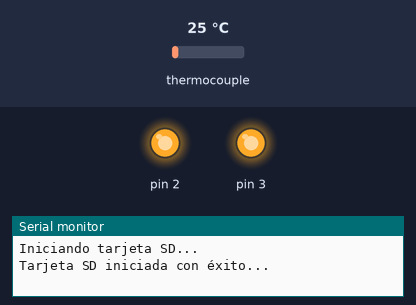
The sketch below on a simulated Arduino Uno, built with avr-gcc and run on an emulated ATmega328P. On the bench: output pins drawn as LEDs (lit = HIGH), the last lines printed to the serial monitor. The inputs (shaded band) are chosen by the test bench; at power-on: thermocouple 25 °C. The local clock reads 2024-03-15 10:24:30 at power-on unless the sketch sets it; storage starts empty.

Above: at 2.5 s.
At 32.5 s:
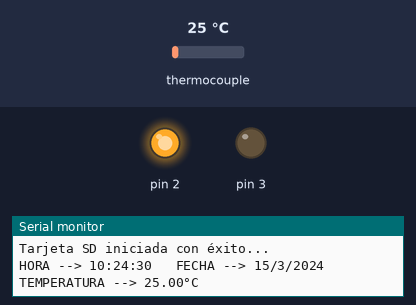
Timing chart, 0 to 78.0 s (numbered marks = the images above):
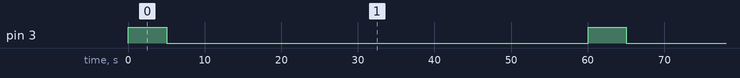

Measured:
- by itself, pin 3: alternates HIGH for 5.0 s and LOW for 55.0 s

The sketch:

protIncendios.ino
```cpp
#include <max6675.h>
#include <RTClib.h>
#include <Wire.h>
#include <SD.h>
#include <SPI.h>

RTC_DS3231 rtc;

float temperatura=0;
int ktcSO = 8;
int ktcCS = 9;
int ktcCLK = 10;
MAX6675 ktc(ktcCLK, ktcCS, ktcSO);
File archivo;

void setup() {
  Serial.begin(9600);
  pinMode(2, OUTPUT);
  digitalWrite(2, HIGH);
  pinMode(3, OUTPUT);
  if (! rtc.begin()) {
    Serial.println("No hay un módulo RTC");
    while (1);
  }
  //rtc.adjust(DateTime(F(__DATE__), F(__TIME__)));
//  while (!Serial) {
//    ;
//  }
  Serial.print("Iniciando tarjeta SD...\n");
  if (!SD.begin(4)) {
    Serial.print("No se pudo iniciar la tarjeta SD...");
    while (1);
  }
  archivo.println(" ");
  Serial.println("Tarjeta SD iniciada con éxito...");
}
void loop() {

DateTime now = rtc.now();
archivo = SD.open("datos.txt", FILE_WRITE);
if (archivo) {
  archivo.print(now.hour());
  archivo.print(":");
  archivo.print(now.minute());
  archivo.print(":");
  archivo.print(now.second());
  archivo.print(",");
  archivo.print(now.day());
  archivo.print("/");
  archivo.print(now.month());
  archivo.print("/");
  archivo.print(now.year());
  archivo.print(",");
  temperatura=ktc.readCelsius();
  temperatura=ktc.readCelsius();
  archivo.print(temperatura);
  archivo.print("°C");
  archivo.println(" ");
  digitalWrite(3, HIGH);
  delay(5000);
  archivo.close();
  digitalWrite(3, LOW);
} else {
  Serial.println("Error al abrir el archivo...");
}
Serial.print("HORA --> ");
Serial.print(now.hour());
Serial.print(":");
Serial.print(now.minute());
Serial.print(":");
Serial.print(now.second());
Serial.print("   FECHA --> ");
Serial.print(now.day());
Serial.print("/");
Serial.print(now.month());
Serial.print("/");
Serial.print(now.year());
temperatura=ktc.readCelsius();
Serial.print("   TEMPERATURA --> ");
Serial.print(temperatura);
Serial.println("°C");
delay(55000);
}
```
